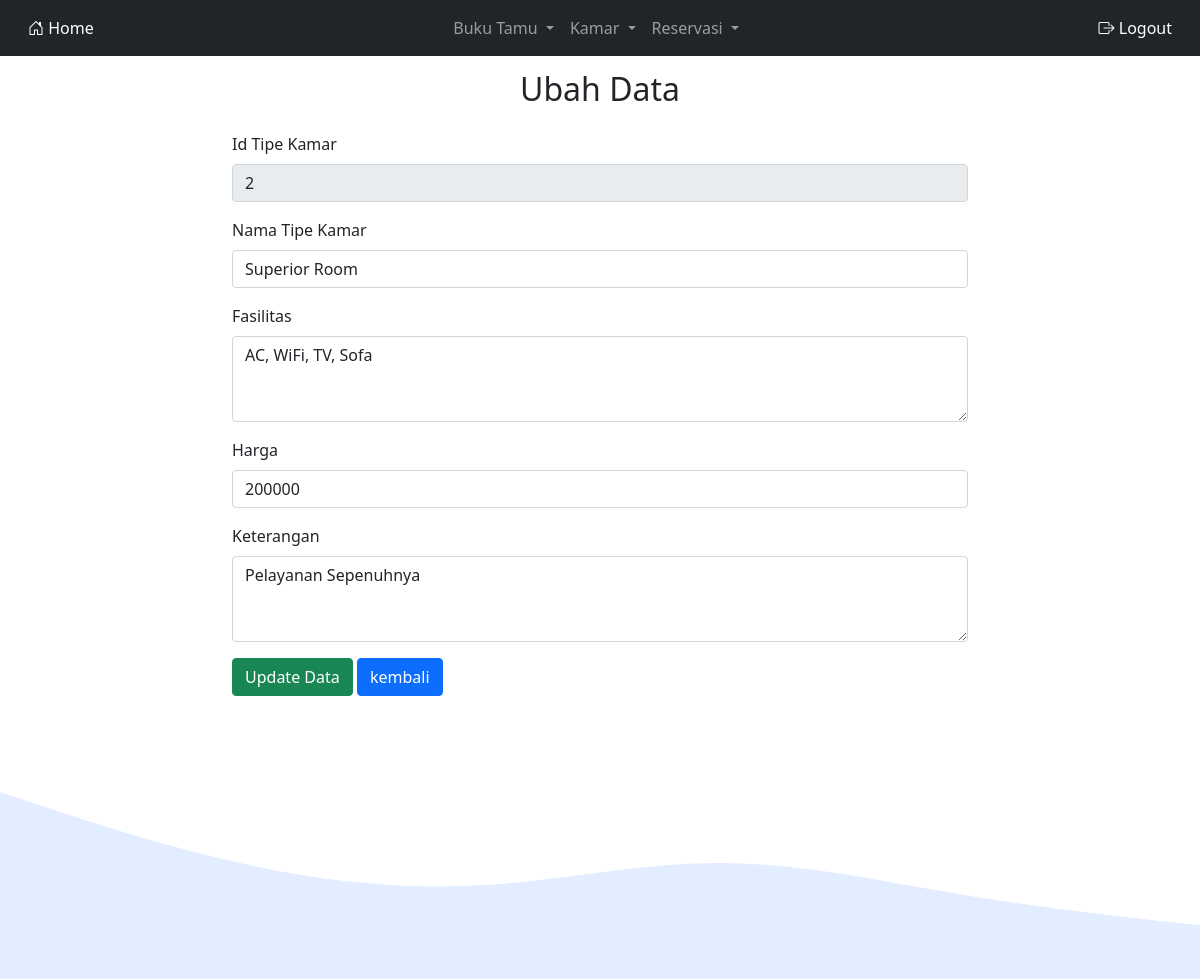
Page /formTipeKamar.php?&&edit=update&&id=2 on the committed database.
### tables this page shows
CREATE TABLE `tipe_kamar` (
  `id_tipe` int(11) NOT NULL,
  `nama_tipe` varchar(100) NOT NULL,
  `fasilitas` varchar(100) NOT NULL,
  `harga` double NOT NULL,
  `ket` text NOT NULL
);

### database.php (called while the page is built, shortened)
<?php
class database
{
    var $host = "localhost";
    var $user = "root";
    var $pas = "";
    var $db = "hotel2";
    var $koneksi = "";
    function __construct()
    {
        $this->koneksi = mysqli_connect($this->host, $this->user, $this->pas, $this->db);
    }
    function tampilUpdateTipeKamar($id_tipe)
    {
        $query = mysqli_query($this->koneksi, "SELECT * FROM tipe_kamar WHERE id_tipe = '$id_tipe'");
        return $query->fetch_array();
    }
}

### formTipeKamar.php (the view, shortened to what this page needs)
<?php
class home
{
    function __construct()
    {
        include "menu.php";
    }
}
include "database.php";
?>
<!DOCTYPE html>
<html lang="en">
<head>
    <link rel="stylesheet" href="https://cdn.jsdelivr.net/npm/bootstrap-icons@1.8.1/font/bootstrap-icons.css">
    <link href="https://cdn.jsdelivr.net/npm/bootstrap@5.1.3/dist/css/bootstrap.min.css" rel="stylesheet">
</head>
<body>
    <?php function UpdateTipeKamar()
    {
        $db = new database();
        $id = $_GET['id'];
        $row = $db->tampilUpdateTipeKamar($id);
    ?>
        <section id="ubahDataTipeKamar">
            <div class="container">
                <div class="row text-center">
                    <div class="col">
                        <h2 class="fw-normal mb-4">Ubah Data</h2>
                    </div>
                </div>
                <div class="row justify-content-center">
                    <div class="col-md-8">
                        <form method="post" action="<?php echo 'prosesTipeKamar.php?aksi=update'; ?>" enctype="multipart/form-data">
                            <div class="mb-3">
                                <label class="form-label">Id Tipe Kamar</label>
                                <input type="text" name="id_tipe" class="form-control" value="<?= $row["id_tipe"] ?>" readonly>
                            </div>
                            <div class="mb-3">
                                <label class="form-label">Nama Tipe Kamar</label>
                                <input type="text" name="nama_tipe" class="form-control" value="<?= $row["nama_tipe"] ?> ">
                            </div>
                            <div class=" mb-3">
                                <label class="form-label">Fasilitas</label>
                                <textarea class="form-control" name="fasilitas" rows="3"><?= $row["fasilitas"] ?></textarea>
                            </div>
                            <div class="mb-3">
                                <label class="form-label">Harga</label>
                                <input type="text" name="harga" class="form-control" value="<?= $row["harga"] ?> ">
                            </div>
                            <div class=" mb-3">
                                <label class="form-label">Keterangan</label>
                                <textarea class="form-control" name="ket" rows="3"><?= $row["ket"] ?></textarea>
                            </div>
                            <div class="mb-3">
                                <input type="submit" name="simpan" class="btn btn-success" value="Update Data">
                                <a href="index.php" class="btn btn-primary">kembali</a>
                            </div>
                        </form>
                    </div>
                </div>
            </div>
        </section>
    <?php }
    ?>
    <?php
    $edit = $_GET['edit'];
    if ($edit == "update") {
        UpdateTipeKamar();
    } else {
        TambahTipeKamar();
    }
    ?>
</body>
</html>

### formTipeKamar.php (style rules this page uses)
h2 { margin-top: 70px; }

### rows in the picture
tipe_kamar: id_tipe "2", nama_tipe "Superior Room", fasilitas "AC, WiFi, TV, Sofa", harga "200000", ket "Pelayanan Sepenuhnya"
